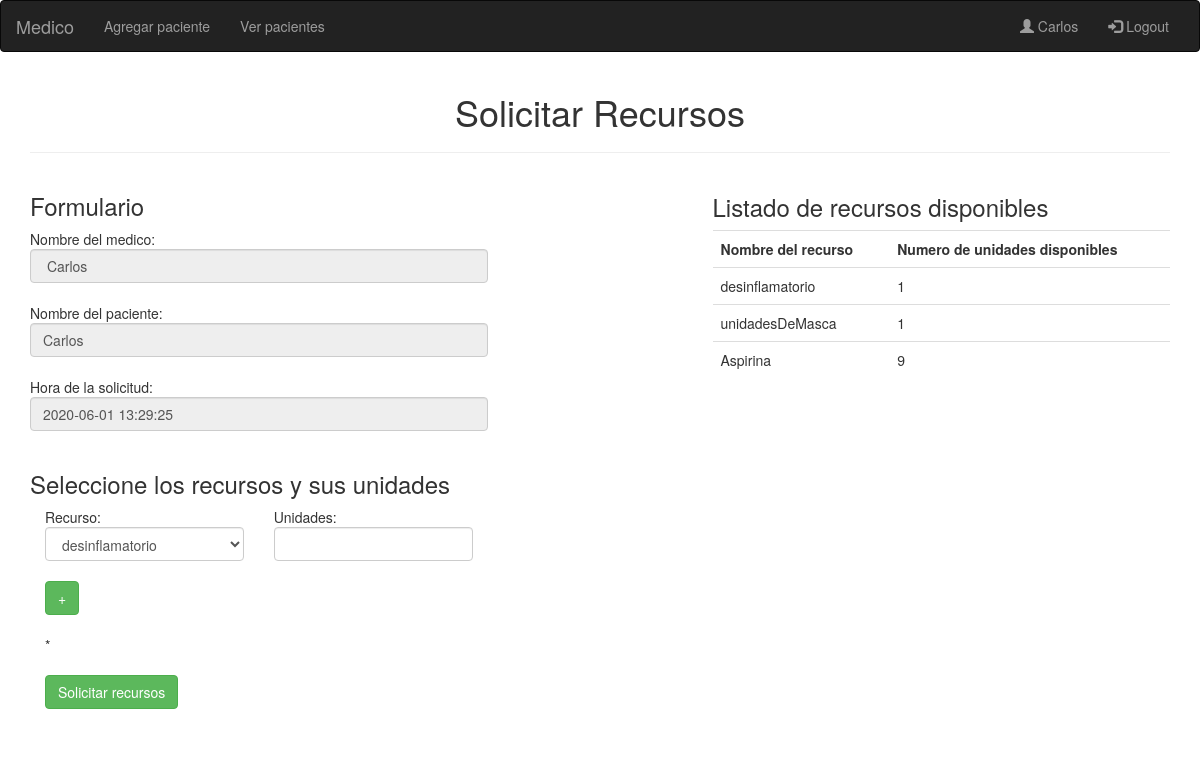
The app's page /Proyecto/views/asignacionRecursos.php?user=2&paciente=2 with its own data.
### tables this page shows
CREATE TABLE `medico` (
  `ID` int(11) NOT NULL,
  `Nombre` char(15) DEFAULT NULL,
  `Email` char(40) DEFAULT NULL,
  `Contraseña` char(15) DEFAULT NULL,
  `Rol` bit(1) DEFAULT NULL
);

CREATE TABLE `paciente` (
  `ID` int(11) NOT NULL,
  `Nombre` char(15) DEFAULT NULL,
  `Diagnostico` char(15) DEFAULT NULL,
  `Prioridad` int(11) DEFAULT NULL,
  `TiempoDeDuracion` int(11) DEFAULT NULL,
  `FechaDeIngreso` date DEFAULT NULL,
  `IDHabitacion` int(11) DEFAULT NULL,
  `IDCama` int(11) DEFAULT NULL,
  `IDMedico` int(11) DEFAULT NULL
);

CREATE TABLE `recursos` (
  `ID` int(11) NOT NULL,
  `Nombre` char(15) DEFAULT NULL,
  `NumeroUnidades` int(11) DEFAULT NULL,
  `NumeroUnidadesDisponibles` int(11) DEFAULT NULL
);

### Proyecto/controllers/PacienteControlador.php (called while the page is built, shortened)
<?php
class ControllerPacientes {
    public function getMedico($id) {
        require_once("../models/Pacientes.php");
        $services = new Service();
        return mysqli_fetch_array($services->getMedico($id));
    }
    public function getPaciente($id) {
        require_once("../models/Pacientes.php");
        $services = new Service();
        return mysqli_fetch_array($services->getPaciente($id));
    }
}
?>

### Proyecto/models/Pacientes.php (called while the page is built, shortened)
<?php
class Service {
    private $db;
    public function __construct() {
        $this->db = mysqli_connect(HOST_DB, USUARIO_DB, USUARIO_PASS, NOMBRE_DB);
    }
    public function getMedico($id) {
        $sql = "SELECT * FROM Medico WHERE ID = $id";
        return mysqli_query($this->db,$sql);
    }
    public function getPaciente($id) {
        $sql = "SELECT * FROM Paciente WHERE ID = $id";
        return mysqli_query($this->db,$sql);
    }
}
?>

### Proyecto/controllers/RecursosControlador.php (called while the page is built, shortened)
<?php
class ControllerRecursos {
    public function getRecursosDisponibles(){
        require_once("../models/Recursos.php");
        $services = new Services();
        return $services->getRecursosDisponibles();
    }
}
?>

### Proyecto/models/Recursos.php (called while the page is built, shortened)
<?php
class Services {
    private $db;
    public function __construct() {
        $this->db = mysqli_connect(HOST_DB, USUARIO_DB, USUARIO_PASS, NOMBRE_DB);
    }
    public function getRecursosDisponibles() {
        $sql = "SELECT * FROM Recursos WHERE NumeroUnidadesDisponibles > 0";
        return mysqli_query($this->db,$sql);
    }
}
?>

### Proyecto/views/asignacionRecursos.php (the view, shortened to what this page needs)
<!DOCTYPE html>
<?php
    $idpaciente = $_REQUEST['paciente'];
    require_once("homeMedico.php");
    $nuevo = new ControllerPacientes ();
    $paciente = $nuevo-> getPaciente($idpaciente);
    $medico = $nuevo-> getMedico($usuario);
    $fecha = date('Y-m-d H:i:s');
    $nuevo = new ControllerRecursos ();
    $datos = $nuevo-> getRecursosDisponibles();
    $str_datos = "";
    while($fila = mysqli_fetch_array($datos)) {
        $aux = $fila['Nombre'];
        $id = $fila['ID'];
        $str_datos .= " <option value= $id  >$aux</option>";
    }
?>
<?php
    $OpcionErr = "";
    ?>
<html>
    <head>
        <link href="//maxcdn.bootstrapcdn.com/bootstrap/3.2.0/css/bootstrap.min.css" rel="stylesheet" type="text/css" />
        <link href="https://maxcdn.bootstrapcdn.com/font-awesome/4.7.0/css/font-awesome.min.css" rel="stylesheet" >
    </head>
    <body>
        <div class="container">
        <header class="text-center">
                <h1>Solicitar Recursos</h1>
                <hr/>
            </header>
            <div class="row">
                <div class="col-md-5 ">
                <form method="post" action="<?php echo htmlspecialchars($_SERVER["PHP_SELF"]."?user=".$usuario."&paciente=".$idpaciente);?>">
                        <h3>Formulario</h3>
                        Nombre del medico: <input type="text" name="nombr" class="form-control" value=" <?php echo $medico ['Nombre']?>" readonly/><br>
                        Nombre del paciente: <input type="text" name="emails" class="form-control" value="<?php echo $paciente ['Nombre']?>" readonly/> <br>
                        Hora de la solicitud: <input type="text" name="c-emails" class="form-control" value="<?php echo $fecha?>" readonly/>   <br>
                        <h3>Seleccione los recursos y sus unidades</h3>
                        <form method="post" action="<?php echo htmlspecialchars($_SERVER["PHP_SELF"]."?user=".$usuario."&paciente=".$idpaciente);?>">
                            <div class="col-md-20 ">
                                <div class="col-md-6 ">
                                Recurso:
                                    <select name="nombres[]"  class="form-control">
                                    <?php echo $str_datos;?>
                                    </select><br>
                                </div>
                                <div class="col-md-6 ">
                                Unidades: <input name="cantidades[]" type="number"  class="form-control" min="0">
                                </div>
                                <br>
                                <br>
                            </div>
                            <div class="col-md-8 ">
                            <input name="agregar" type="submit" value="+" class="btn btn-success"/>
                        </form><br>
                        <br><span class="error">* <?php echo $OpcionErr;?></span>
                        <br/><br>
                        <input type="submit" name="guardar" value="Solicitar recursos" class="btn btn-success"/>
                       </div>
                </div>
                <div class="col-sm-2"></div>
                <div class="col-sm-5"></div>
                <div class="col-sm-2"></div>
                <div class="col-sm-5 ">
                    <h3>Listado de recursos disponibles </h3>
                        <table class="table">
                        <tr>
                        <th>Nombre del recurso</th>
                        <th>Numero de unidades disponibles</th>
                        </tr>
                        <?php
                        $nuevo = new ControllerRecursos ();
                        $datos = $nuevo-> getRecursosDisponibles();
                        $str_datos = "";
                        while($fila = mysqli_fetch_array($datos)) {
                            $str_datos .= "<tr>";
                            $str_datos .= "<td>". $fila ['Nombre'] . "</td><td>". $fila ['NumeroUnidadesDisponibles'] . "</td>" ;
                            $str_datos .= "</tr>";
                        }
                        $str_datos .= "</table>";
                        echo $str_datos;
                        ?>
                </div>
            </div>
           <br>
            <br>
    </body>
</html>

### Proyecto/views/homeMedico.php (shortened to what this page needs)
<!DOCTYPE html>
<?php
    $usuario = $_REQUEST['user'];
    include "../controllers/PacienteControlador.php";
        $nuevo = new ControllerPacientes ();
    $medico = $nuevo-> getMedico($usuario);
?>
<html>
    <head>
        <link rel="stylesheet" href="https://maxcdn.bootstrapcdn.com/bootstrap/3.4.1/css/bootstrap.min.css">
    </head>
    <body>
    <nav class="navbar navbar-inverse">
        <div class="container-fluid">
            <div class="navbar-header">
            <a class="navbar-brand" href="inicioMedico.php?user=<?php echo $usuario; ?>">Medico</a>
            </div>
            <div class="collapse navbar-collapse" id="myNavbar">
            <ul class="nav navbar-nav">
                <li><a href="agregarPaciente.php?user=<?php echo $usuario; ?>">Agregar paciente</a></li>
                <li><a href="verPacientes.php?user=<?php echo $usuario; ?>">Ver pacientes</a></li>
            </ul>
            <ul class="nav navbar-nav navbar-right">
                <li><a href="#"><span class="glyphicon glyphicon-user"></span> <?php echo $medico['Nombre']; ?></a></li>
                <li><a href="../index.php"><span class="glyphicon glyphicon-log-in"></span> Logout</a></li>
            </ul>
            </div>
        </div>
    </nav>
    </body>
</html>

### records on screen
medico: Nombre "Carlos", nombr "Carlos"
paciente: emails "Carlos"
recursos: Nombre "desinflamatorio", NumeroUnidadesDisponibles "1"
recursos: Nombre "unidadesDeMasca", NumeroUnidadesDisponibles "1"
recursos: Nombre "Aspirina", NumeroUnidadesDisponibles "9"

### other values on screen
form field value "desinflamatorio"
